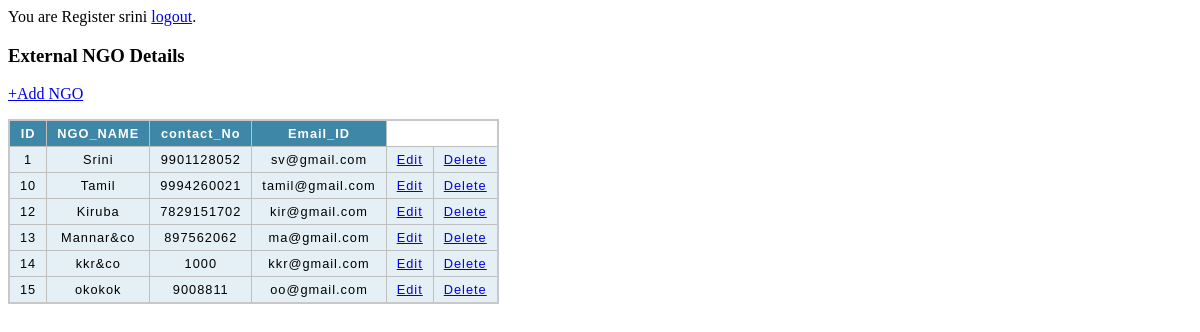
/ (signed in), run on the app's committed database.
### tables this page shows
CREATE TABLE posts ( 
      id INTEGER PRIMARY KEY AUTOINCREMENT,
      created TIMESTAMP NOT NULL DEFAULT CURRENT_TIMESTAMP,
      NGO_NAME TEXT NOT NULL,
      contact_No INTEGER NOT NULL,
      email VARCHAR NOT NULL
);

### app.py (the view)
@app.route('/')
def index():
    if not session.get('name'):
        return redirect("/login")
    conn = get_db_connection()
    posts = conn.execute('SELECT * FROM posts').fetchall()
    conn.close()
    return render_template('index.html', datas=posts)

### app.py (called while the page is built)
def get_db_connection():
    conn = sqlite3.connect('database.db')
    conn.row_factory = sqlite3.Row
    cur=conn.cursor()
    return conn

### templates/index.html (shortened to what this page needs)
{% extends 'base.html' %}
{% block body %}
    {% if session.name %}
        You are Register {{ session.name }} <a href="/logout">logout</a>.
    {% else %}
          You are not Register. <a href="/login">login</a>.
    {% endif %}
   <h3 class='text-center text-muted mb-3'>External NGO Details</h3>
   <p class='text-right'><a href='{{url_for("add_ngo")}}' class='btn btn-success'>+Add NGO</a></p>
   <table class='table table-bordered'>
       <thead >
        <link href="{{ url_for('static', filename='main.css') }}" rel="stylesheet" type="text/css" >
           <th>ID</th>
           <th>NGO_NAME</th>
           <th>contact_No</th>
           <th>Email_ID</th>
       </thead>
       <tbody>
           {% for row in datas %}
           <tr>
               <td>{{row.id}}</td>
               <td>{{row.NGO_NAME}}</td>
               <td>{{row.contact_No}}</td>
               <td>{{row.email}}</td>
	       <td><a href='{{url_for("edit_ngo",id=row.id)}}' class="btn btn-primary">Edit</a></td>
               <td><a href='{{url_for("delete_user",id=row.id)}}' class='btn btn-danger' onclick='return confirm("Are You Sure")'>Delete</a></td>
           </tr>
         {%endfor%}
       </tbody>
   </table>
{% endblock %}

### templates/base.html (shortened to what this page needs)
<!DOCTYPE html>
<html lang="en">
<head>
    <link href="/static/main.css" rel="stylesheet" type="text/css" />
</head>
<body>
    <div class="container pt-3">
    {% block body %}
    {% endblock %}
    </div>
</body>
</html>

### static/main.css (style rules this page uses)
thead, tfoot { background-color: #3f87a6; color: #fff; }
tbody { background-color: #e4f0f5; }
table { border-collapse: collapse; border: 2px solid rgb(200, 200, 200); letter-spacing: 1px; font-family: sans-serif; font-size: .8rem; }
td, th { border: 1px solid rgb(190, 190, 190); padding: 5px 10px; }
td { text-align: center; }

### data on the page
posts: name "srini", id "1", NGO_NAME "Srini", contact_No "9901128052", email "sv@gmail.com"
posts: id "10", NGO_NAME "Tamil", contact_No "9994260021", email "tamil@gmail.com"
posts: id "12", NGO_NAME "Kiruba", contact_No "7829151702", email "kir@gmail.com"
posts: id "13", NGO_NAME "Mannar&co", contact_No "897562062", email "ma@gmail.com"
posts: id "14", NGO_NAME "kkr&co", contact_No "1000", email "kkr@gmail.com"
posts: id "15", NGO_NAME "okokok", contact_No "9008811", email "oo@gmail.com"
